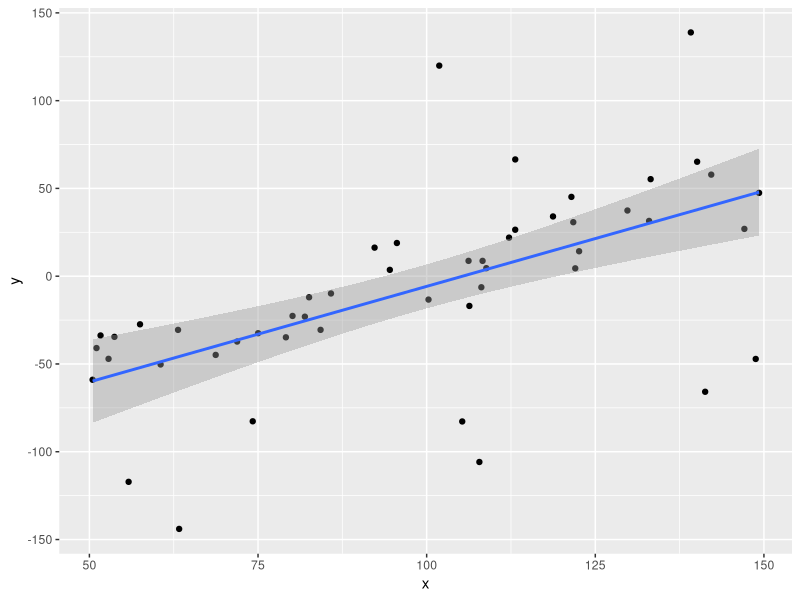

R code for this plot: (Note: this script raises an error after producing the figure.)
library(tidyverse)
library(stats4)
n = 50
b0 = -100
b1 = 1

df <- data.frame(x=runif(n, 50,150)) %>%
  mutate(y = x*b1+b0+rnorm(n,0,15)+
           rbinom(n,1,0.2)*
           sample(c(-1,1), n, replace=T)*
           runif(n,50,150))
df %>% ggplot(aes(x,y))+
  geom_point()+
  geom_smooth(method='lm')

nlogLikelihood = function(b0,b1,log.sigma){
  mu = b0+b1*df$x
  residual = df$y-mu
  sigma = exp(log.sigma)
  -sum(dnorm(residual, 0, sigma, log=T))
}

m1 <- mle(nlogLikelihood, start=list(b0 = 0, b1=1, log.sigma=1))
ch
logistic = function(x){1/(1+exp(-x))}

nlogLikelihood = function(b0,b1,log.sigma, logit.p.outlier){
  mu = b0+b1*df$x
  residual = df$y-mu
  sigma = exp(log.sigma)
  sigma.outlier = sd(df$y)
  p.outlier = logistic(logit.p.outlier)
  prob = p.outlier*dnorm(residual, 0, sigma.outlier)+
        (1-p.outlier)*dnorm(residual, 0, sigma)
  -sum(log(prob))
}

m2 <- mle(nlogLikelihood, start=list(b0 = 0, b1=0, log.sigma=1, logit.p.outlier=0))

nlogLikelihood = function(b0,b1,log.sigma,log.nu){
  mu = b0+b1*df$x
  residual = df$y-mu
  sigma = exp(log.sigma)
  z.residual = residual/sigma
  nu = exp(log.nu)+1
  -sum(dt(z.residual, df=nu, log=T))
}

m3 <- mle(nlogLikelihood, 
          start=list(b0 = 0, b1=1, log.nu=0))

